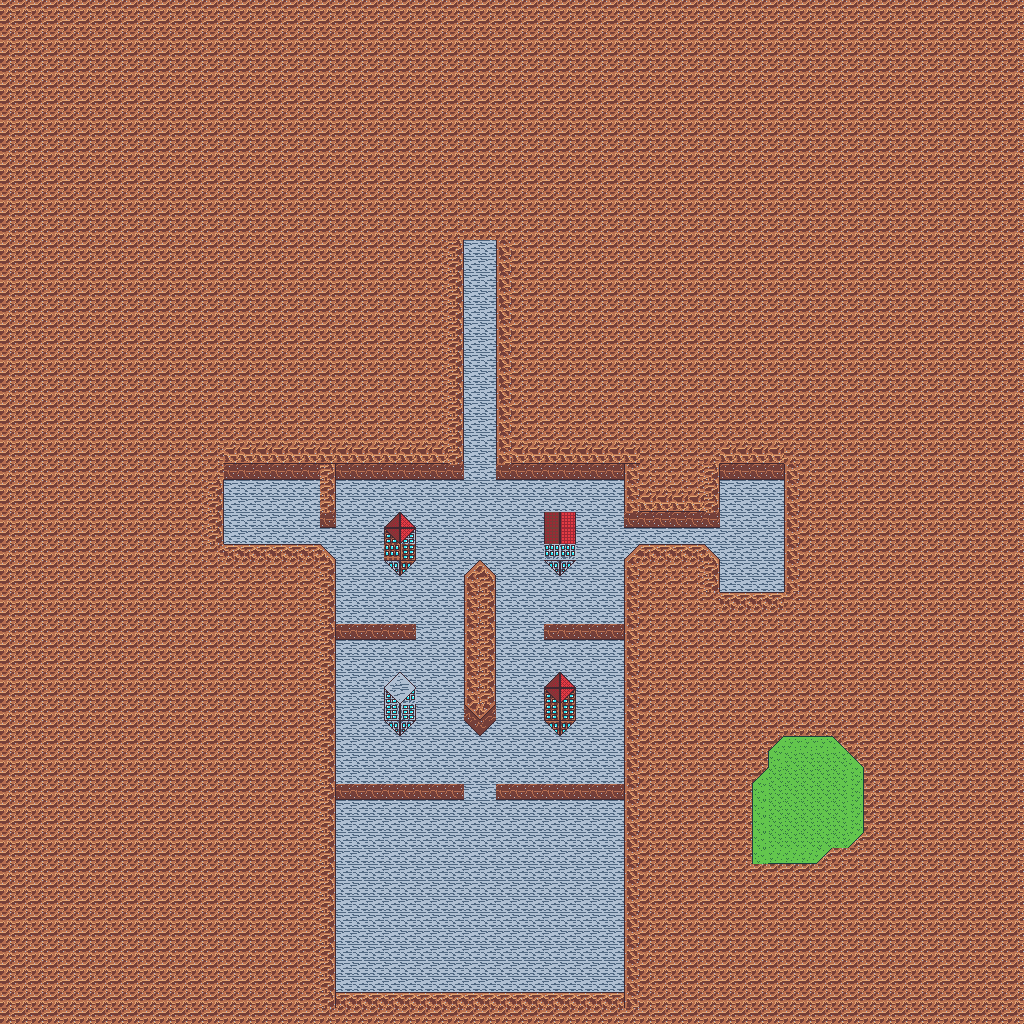

A 2D game scene composited from a Tiled map and its tileset images. What follows is a short description and the map's XML, with each tile layer's data collapsed to a summary:
An orthogonal 64x64 tile map with 16x16 px tiles, 3 tile layers (bottom, groundLayer, top) and 50 objects.

<map version="1.10" tiledversion="1.10.2" orientation="orthogonal" renderorder="right-down" width="64" height="64" tilewidth="16" tileheight="16" infinite="0" nextlayerid="6" nextobjectid="84">
 <editorsettings>
  <export target="China.lua" format="lua" />
 </editorsettings>
 <tileset firstgid="1" name="TheOnlyTilesetIAmWillingToUse" tilewidth="16" tileheight="16" tilecount="81" columns="9">
  <image source="../textures/GlobalTileset.png" width="144" height="144" />
 </tileset>
 <layer id="1" name="bottom" width="64" height="64">
  <data>[4096 cells, 4096 non-empty, 1 distinct tile ids]</data>
 </layer>
 <layer id="5" name="groundLayer" width="64" height="64">
  <data>[4096 cells, 296 non-empty, 16 distinct tile ids]</data>
 </layer>
 <layer id="4" name="top" width="64" height="64">
  <data>[4096 cells, 3434 non-empty, 27 distinct tile ids]</data>
 </layer>
 <objectgroup color="#010101" id="2" name="WallLayer">
  <object id="1" x="0" y="1008" width="1024" height="16" />
  <object id="2" x="1008" y="0" width="16" height="1024" />
  <object id="3" x="0" y="0" width="16" height="1024" />
  <object id="4" x="0" y="0" width="1024" height="16" />
  <object id="33" x="320" y="784" width="16" height="224" />
  <object id="34" x="624" y="784" width="16" height="224" />
  <object id="35" x="496" y="784" width="144" height="16" />
  <object id="36" x="320" y="784" width="144" height="16" />
  <object id="37" x="320" y="624" width="16" height="176" />
  <object id="38" x="624" y="624" width="16" height="176" />
  <object id="39" x="320" y="624" width="96" height="16" />
  <object id="40" x="544" y="624" width="96" height="16" />
  <object id="41" x="624" y="560" width="16" height="80" />
  <object id="42" x="320" y="560" width="16" height="80" />
  <object id="43" x="320" y="464" width="16" height="64" />
  <object id="44" x="624" y="464" width="16" height="64" />
  <object id="45" x="208" y="464" width="256" height="16" />
  <object id="46" x="496" y="464" width="144" height="16" />
  <object id="47" x="624" y="512" width="96" height="16" />
  <object id="48" x="624" y="560" width="96" height="16" />
  <object id="49" x="704" y="560" width="16" height="64" />
  <object id="50" x="704" y="608" width="96" height="16" />
  <object id="51" x="784" y="464" width="16" height="160" />
  <object id="52" x="704" y="464" width="16" height="64" />
  <object id="53" x="704" y="464" width="96" height="16" />
  <object id="60" x="208" y="560" width="128" height="16" />
  <object id="61" x="208" y="464" width="16" height="112" />
  <object id="67" x="544" y="688" width="32" height="32" />
  <object id="68" x="544" y="528" width="32" height="32" />
  <object id="69" x="384" y="528" width="32" height="32" />
  <object id="70" x="384" y="688" width="32" height="32" />
  <object id="71" x="464" y="576" width="32" height="160" />
  <object id="72" x="544" y="720" width="32" height="8" />
  <object id="73" x="552" y="728" width="16" height="8" />
  <object id="74" x="384" y="720" width="32" height="8" />
  <object id="75" x="392" y="728" width="16" height="8" />
  <object id="76" x="544" y="560" width="32" height="8" />
  <object id="77" x="552" y="568" width="16" height="8" />
  <object id="78" x="384" y="560" width="32" height="8" />
  <object id="79" x="392" y="568" width="16" height="8" />
  <object id="81" x="496" y="240" width="16" height="240" />
  <object id="82" x="448" y="240" width="16" height="240" />
 </objectgroup>
 <objectgroup color="#ff2600" id="3" name="EntityLayer">
  <object id="5" x="480" y="960">
   <properties>
    <property name="name" value="andrew" />
   </properties>
   <point />
  </object>
  <object id="20" x="480" y="464">
   <properties>
    <property name="name" value="door" />
    <property name="orientation" value="up" />
   </properties>
   <point />
  </object>
  <object id="21" x="640" y="544">
   <properties>
    <property name="name" value="door" />
    <property name="orientation" value="right" />
   </properties>
   <point />
  </object>
  <object id="22" x="320" y="544">
   <properties>
    <property name="name" value="door" />
    <property name="orientation" value="left" />
   </properties>
   <point />
  </object>
  <object id="63" x="480" y="544">
   <properties>
    <property name="name" value="chineseBoss" />
   </properties>
   <point />
  </object>
  <object id="64" x="752" y="512">
   <properties>
    <property name="name" value="chest" />
    <property name="text" value="fuck you" />
   </properties>
   <point />
  </object>
  <object id="65" x="272" y="512">
   <properties>
    <property name="name" value="chest" />
    <property name="text" value="fuck you" />
   </properties>
   <point />
  </object>
  <object id="66" x="480" y="384">
   <properties>
    <property name="name" value="chest" />
    <property name="text" value="fuck you" />
   </properties>
   <point />
  </object>
 </objectgroup>
</map>